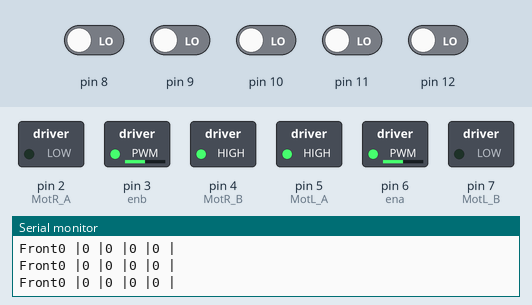
Simulated run of this sketch. Board: Arduino Uno, built with avr-gcc and run on an emulated ATmega328P. Shown: switched loads named in the sketch (green lamp = pin HIGH), the last lines printed to the serial monitor. The inputs (shaded band) are chosen by the test bench; at power-on: pin 8–12 LOW.

Above: at 1.2 s.
1.3 s: pin 8 driven HIGH
At 2.5 s:
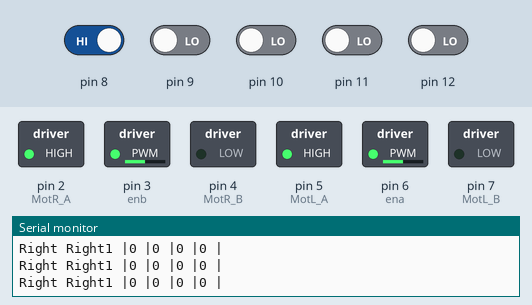
2.8 s: pin 8 driven LOW
At 4.2 s:
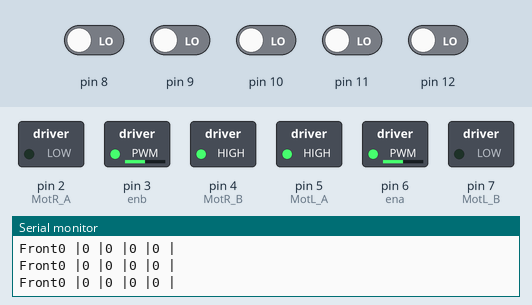
5.8 s: pin 11 driven HIGH
At 7.0 s:
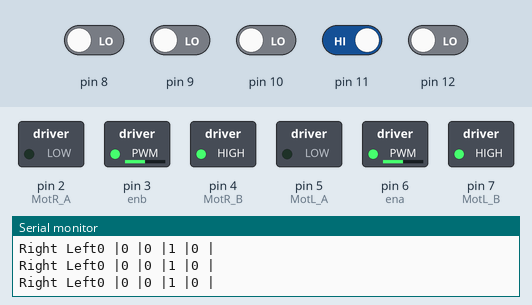
7.3 s: pin 9 driven HIGH
At 8.5 s:
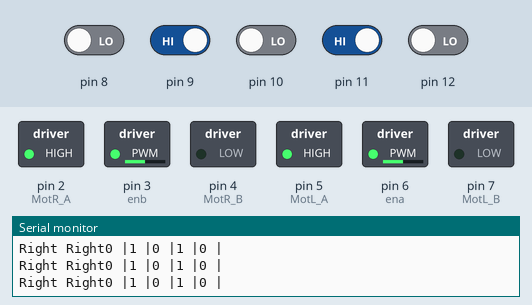
10.3 s: pin 9 driven LOW
At 11.3 s:
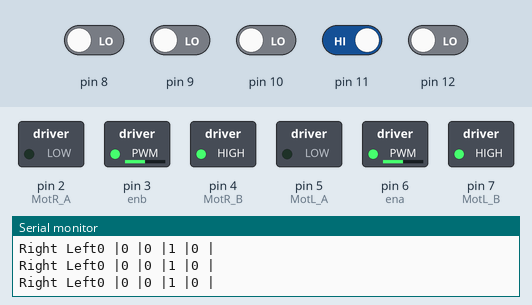
13.3 s: pin 11 driven LOW
At 14.2 s:
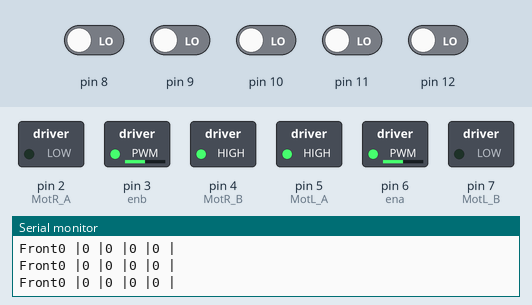
Timing chart, 0 to 15.8 s (numbered marks = the images above; inputs shaded):
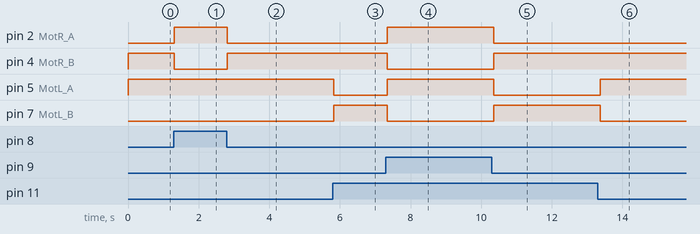

The sketch:

Line_follower_RobotPantach.ino
```cpp
#define ena 6
#define enb 3

const int MotR_A = 2; // DC Motor1 Pole_A
const int MotR_B = 4; // DC Motor1 Pole_B
const int MotL_A = 5; // DC Motor2 Pole_A
const int MotL_B = 7; // DC Motor2 Pole_B

unsigned int sense[5]={0};

void setup(){
Serial.begin(9600);

//Motor DriverDeclearation
pinMode(ena, OUTPUT);
pinMode(enb, OUTPUT);
pinMode(MotR_A, OUTPUT);
pinMode(MotR_B, OUTPUT);
pinMode(MotL_A, OUTPUT);
pinMode(MotL_B, OUTPUT);

//IR Array
pinMode(8,INPUT);
pinMode(9,INPUT);
pinMode(10,INPUT);
pinMode(11,INPUT);
pinMode(12,INPUT);

//Initialize Motor
analogWrite(ena,127);
analogWrite(enb,127);

}
void loop(){

sense[0] = digitalRead(8);
sense[1] = digitalRead(9);
sense[2] = digitalRead(10);
sense[3] = digitalRead(11);
sense[4] = digitalRead(12);

for(int i=0; i<5;i++){
  Serial.print(sense[i]);
  Serial.print(" |");
}
Serial.println();

  if(sense[0] == 1 || sense[1] == 1){
    Robo_Right();
  }
  else if(sense[3] == 1 || sense[4] == 1){
    Robo_Left();
  }
  else if(sense[0] == 1 && sense[1] == 1 && sense[2] == 1 && sense[3] == 1 && sense[4] == 1){
    Robo_Stop();
  }
  else{
    Robo_Front();
  }
  delay(100);
}
void Robo_Front(){
  Serial.print("Front");
digitalWrite(MotR_A, LOW);
digitalWrite(MotR_B, HIGH);
digitalWrite(MotL_B, LOW);
digitalWrite(MotL_A, HIGH);
}

void Robo_Right(){
  Serial.print("Right Right");
digitalWrite(MotR_A, HIGH);
digitalWrite(MotR_B, LOW);
digitalWrite(MotL_B, LOW);
digitalWrite(MotL_A, HIGH);
}
void Robo_Left(){
Serial.print("Right Left");
digitalWrite(MotR_A, LOW);
digitalWrite(MotR_B, HIGH);
digitalWrite(MotL_B, HIGH);
digitalWrite(MotL_A, LOW);
}
void Robo_Stop(){
Serial.print("Stop");
digitalWrite(ena,LOW);
digitalWrite(enb,LOW);
}
```

Measured:
- after the input at 1.3 s, pin 2 (MotR_A): LOW → HIGH at once; pin 4 (MotR_B): HIGH → LOW at once
- after the input at 2.8 s, pin 2 (MotR_A): HIGH → LOW at once; pin 4 (MotR_B): LOW → HIGH at once
- after the input at 5.8 s, pin 5 (MotL_A): HIGH → LOW at once; pin 7 (MotL_B): LOW → HIGH at once
- after the input at 7.3 s, pin 2 (MotR_A), pin 5 (MotL_A): LOW → HIGH at once; pin 4 (MotR_B), pin 7 (MotL_B): HIGH → LOW at once
- after the input at 10.3 s, pin 2 (MotR_A), pin 5 (MotL_A): HIGH → LOW after 0.05 s; pin 4 (MotR_B), pin 7 (MotL_B): LOW → HIGH after 0.05 s
- after the input at 13.3 s, pin 5 (MotL_A): LOW → HIGH after 0.07 s; pin 7 (MotL_B): HIGH → LOW after 0.07 s
